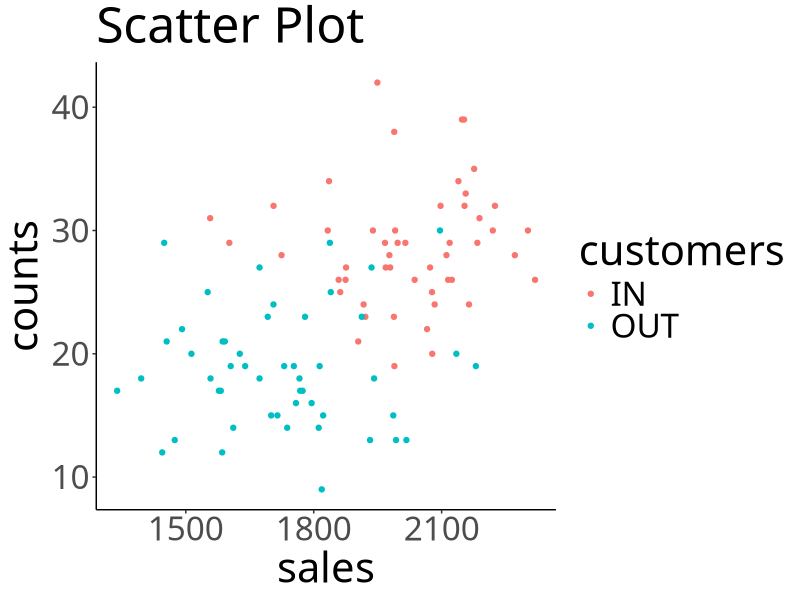
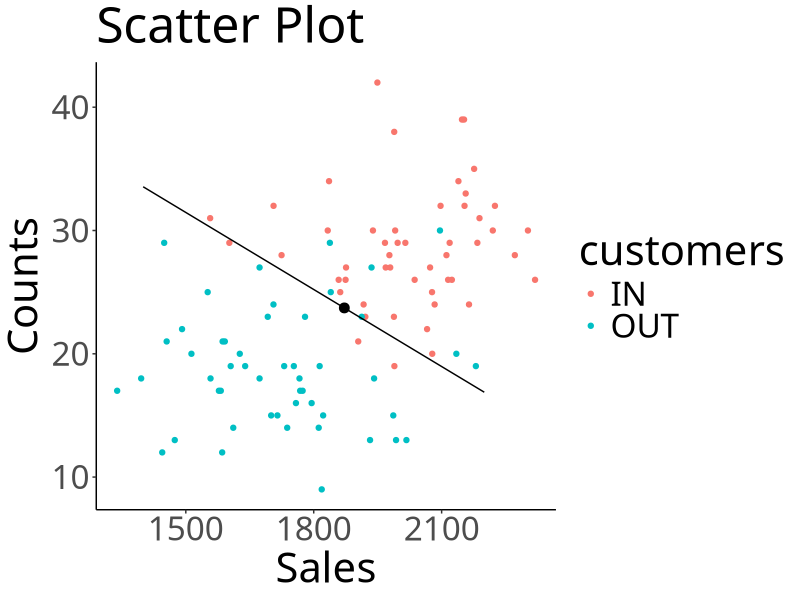

R code for these plots, in order:
## ---- chunk 1
library(dplyr)
library(ggplot2)
library(MASS)
## ---- chunk 2
set.seed(1)
sales     <- c(rnorm(50, 2000, 200), rnorm(50, 1700, 200)) %>% round(1)
counts    <- c(rpois(50, 30), rpois(50, 20))
customers <- c(rep("IN", 50), rep("OUT", 50))
data <- data.frame(sales, counts, customers)
data %>% head()
## ---- chunk 3
data %>%
ggplot() +
  geom_point(aes(sales, counts, col=customers))+
  theme_classic(base_family = "HiraKakuPro-W3")+
  theme(text=element_text(size=30)) +
  labs(title="Scatter Plot")
## ---- chunk 4
model <- lda(data=data, customers~sales+counts)
model
## ---- chunk 5
a0 <- - apply(model$means %*% model$scaling,2,mean)
x <- seq(1400, 2200,1)
y <- -model$scaling[1]/model$scaling[2]*x - a0/model$scaling[2]
mu <- apply(model$means, 2, mean)
ggplot()+
geom_point(aes(data$sales, data$counts, col=customers))+
geom_point(aes(mu[1], mu[2]), size=3) +
theme_classic(base_family = "HiraKakuPro-W3")+
theme(text=element_text(size=30)) +
labs(title="Scatter Plot", x="Sales", y="Counts") +
geom_line(aes(x,y))
